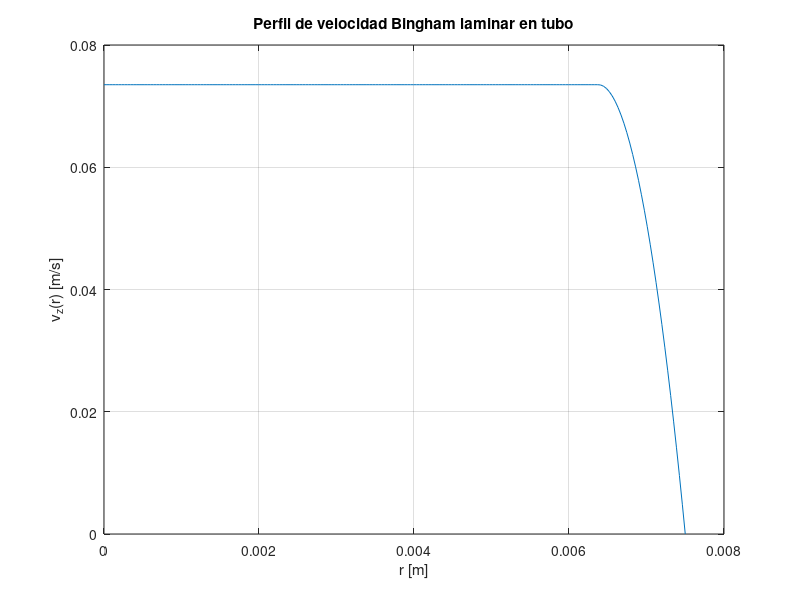

Write MATLAB code to recreate this figure.
%% Bingham laminar en tubo: calcular vartheta (= tau0) a partir de m_dot y dP/dz
% Entradas (define aquí tus datos):
m_dot = 0.0212;      % [kg/s]  caudal masico
Dp=-64000;       % [Pa] Caida de presion 
L = 0.300;      % [m]  Long de la tuberia
G  = Dp/L;     % [Pa/m]  gradiente de presion (normalmente negativo)
R     = 0.0075;      % [m]     radio del tubo
mu    = 0.909;      % [Pa·s]  viscosidad plastica (mu1)
rho   = 1805;      % [kg/m^3] densidad

% Opcional para el perfil:
Nr = 200;          % puntos radiales para v(r)

%% 1) Caudal volumetrico medido
Q = m_dot / rho;   % [m^3/s]

%% 2) Esfuerzo cortante en pared a partir de G
% Para flujo totalmente desarrollado en tubo:
% tau(r) = (r/2) * G  => tauw = (R/2)*G
tauw = abs(G) * R / 2;   % [Pa] (magnitud)

%% 3) Comprobaciones de factibilidad [Mediante Hagen-Poisseuille] (si tau0=0, recupera Newtoniano)
Q_newton = pi * R^4 * abs(G) / (8 * mu);   % [m^3/s] limite superior para tau0=0

if Q <= 0
    error('Q_meas <= 0: revisa m_dot y rho.');
end

if Q > Q_newton
    error(['No hay solucion Bingham (laminar) con estos datos: ', 'Q_meas > Q_newton. Revisa mu, R o G.']);
end

%% 4) Resolver x = vartheta/tauw usando la ecuacion de caudal de Bingham
% QB = (pi*R^3*tauw/(12*mu)) * [ 3 - 4x + x^4 ],  con x=tau0/tauw
K = (pi * R^3 * tauw) / (12 * mu);

f = @(x) K * (3 - 4*x + x.^4) - Q;

% x debe estar en [0, 1). En x->1, QB->0.
x_lo = 0.0;
x_hi = 1.0 - 1e-12;

% Asegurar cambio de signo (por robustez)
f_lo = f(x_lo);     % = Q_newton - Q_meas >= 0
f_hi = f(x_hi);     % ~ -Q < 0

if ~(f_lo >= 0 && f_hi < 0)
    error('No se puede acotar la raiz en [0,1). Revisa datos.');
end

% Resolver con fzero usando un intervalo (bracketing)
x = fzero(f, [x_lo, x_hi]);

%% 5) Calcular vartheta y radio del nucleo (plug)
vartheta = x * tauw;     % tauw [Pa]
a = R * x;               % [m] radio del plug

%% 6) Perfil de velocidad v_z(r) segun tu formulacion (opcional)
r = linspace(0, R, Nr).';
vz = zeros(size(r));

% Region de corte: R > r > a
idxShear = (r > a) & (r <= R);
rr = r(idxShear);

vz(idxShear) = (tauw * R / (2*mu)) .* (1 - (rr./R).^2) ...
             - (vartheta * R / mu) .* (1 - (rr./R));

% Region plug: r <= a (constante)
vz_plug = (tauw * R / (2*mu)) * (1 - (vartheta/tauw))^2;
vz(r <= a) = vz_plug;

% Velocidad media a partir del caudal medido
Vmean = Q / (pi * R^2);

%% 7) Mostrar resultados
fprintf('--- Resultados Bingham laminar ---\n');
fprintf('Q_meas      = %.6e m^3/s\n', Q);
fprintf('tauw        = %.6f Pa\n', tauw);
fprintf('vartheta(tau0) = %.6f Pa\n', vartheta);
fprintf('x=tau0/tauw  = %.6f [-]\n', x);
fprintf('a (radio plug) = %.6e m\n', a);
fprintf('Vmean       = %.6e m/s\n', Vmean);

%% 8) Plot del perfil (opcional)
figure; plot(r, vz); grid on
xlabel('r [m]'); ylabel('v_z(r) [m/s]');
title('Perfil de velocidad Bingham laminar en tubo');
